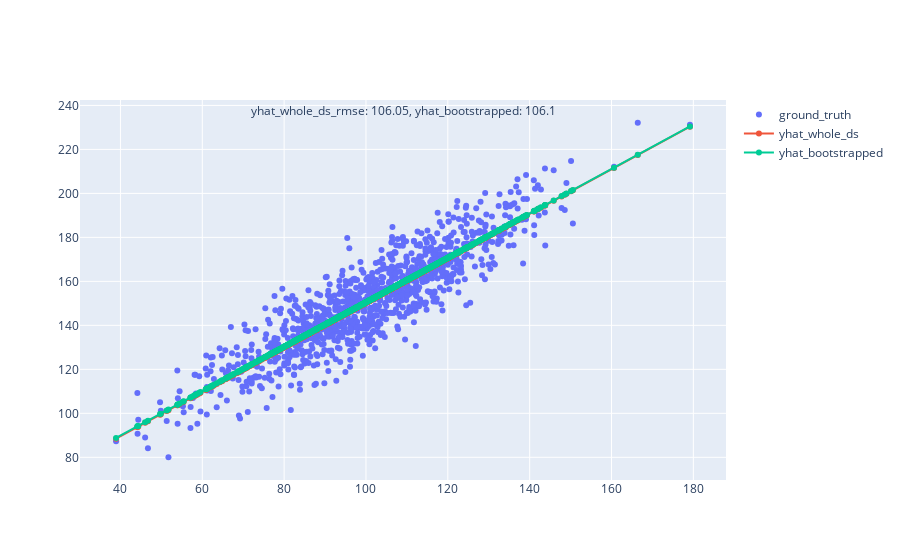

The notebook cell saved with this chart:
### Code cell
b1, b0, r_value, p_value, std_err = linregress(x, y)
yhat_whole_ds = b0 + b1 * x

### WITH BOOTSTRAP SAMPLES 
regression_scores = list()
for _ in range(100):
    # bootstrap sample
    indices = randint(0, 1000, 50)
    x_sample = x[indices]
    y_sample = y[indices]
    
    # simple linear regression model
    b1_sample, b0_sample, r_value, p_value, std_err = linregress(x_sample, y_sample)
    regression_scores.append([b1_sample, b0_sample])

b0_scores = np.array(regression_scores)[:, 1]
b1_scores = np.array(regression_scores)[:, 0]
b0_estimate = median(b0_scores)
b1_estimate = median(b1_scores)

yhat_bootstrapped = b0_estimate + b1_estimate * x

### MODELS VALIDATION
from sklearn.metrics import mean_squared_error

yhat_whole_ds_rmse = mean_squared_error(y, yhat_whole_ds).round(2)
yhat_bootstrapped_rmse = mean_squared_error(y, yhat_bootstrapped).round(2)

### PLOTS
import plotly.graph_objects as go

fig = go.Figure()
# Add traces
fig.add_trace(go.Scatter(x=x, y=y,
                    mode='markers',
                    name='ground_truth'))
fig.add_trace(go.Scatter(x=x, y=yhat_whole_ds,
                    mode='lines+markers',
                    name='yhat_whole_ds'))
fig.add_trace(go.Scatter(x=x, y=yhat_bootstrapped,
                    mode='lines+markers',
                    name='yhat_bootstrapped'))
fig.update_layout(annotations=[dict(xref='paper',
                                    yref='paper',
                                    x=0.5, y=1,
                                    showarrow=False,
                                    text='yhat_whole_ds_rmse: {}, yhat_bootstrapped: {}'.format(yhat_whole_ds_rmse, 
                                                                                                yhat_bootstrapped_rmse))])

fig.show()

### Figure 1 — Plotly figure (JSON) as saved in the notebook; plotly's stock layout.template omitted (floating-point values rounded to 4 significant figures; data arrays with more than 128 entries replaced by an {"elided": "..."} marker saying what was removed)
{"data": [{"mode": "markers", "name": "ground_truth", "type": "scatter", "x": {"elided": "1000 float values"}, "y": {"elided": "1000 float values"}}, {"mode": "lines+markers", "name": "yhat_whole_ds", "type": "scatter", "x": {"elided": "1000 float values"}, "y": {"elided": "1000 float values"}}, {"mode": "lines+markers", "name": "yhat_bootstrapped", "type": "scatter", "x": {"elided": "1000 float values"}, "y": {"elided": "1000 float values"}}], "layout": {"annotations": [{"showarrow": false, "text": "yhat_whole_ds_rmse: 106.05, yhat_bootstrapped: 106.1", "x": 0.5, "xref": "paper", "y": 1, "yref": "paper"}]}}
